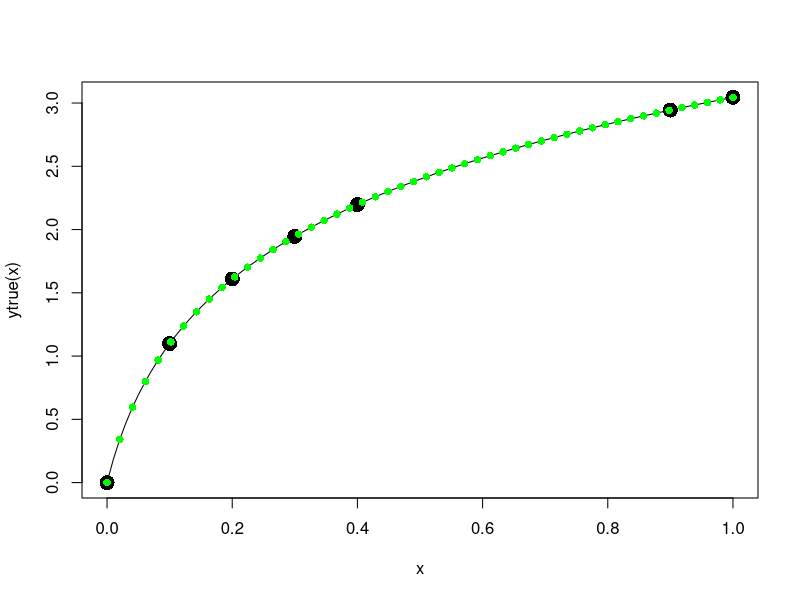

Source code (R): (Note: this script raises an error after producing the figure.)
## ---- chunk 1
# monotone increasing function
ytrue <- function(x) {log(20*x + 1)}  # x > -1/20

# inputs where fcn evaluated
x <- c(0, 0.1, 0.2, 0.3, 0.4, 0.9, 1)   
# true/known model values
y <- ytrue(x)

# prediction set inputs
xstar <- seq(0, 1, length.out = 50) 

# derivative set inputs
xprime <- c(0.42, 0.47, 0.52, 0.57, 0.62, 0.67, 0.72, 0.77, 0.82, 0.87)  

given <- list(x = cbind(x), xprime = cbind(xprime), xstar = cbind(xstar), 
              y = y)
## ---- chunk 2
# GOAL: (l, sig2, ystar1,... ystar50, yprime1, ..., yprime10)
plot(x, ytrue(x), pch = 16, cex = 2)
curve(ytrue, add = TRUE)
points(xstar, ytrue(xstar), pch = 16, col = "green")
points(xstar, pred.ystar, col = "red")
## ---- chunk 3
# N: number of particles

Q1 <- function(N) { 
  # N: number of particles
  # independent, scaled random walk for l proposals
  trunc <- NULL
  
  while(length(trunc) != N) {
    prop <- rnorm(1, 0, 1)
    if (prop > 0) {
      trunc <- c(trunc, prop)
    }
  }
  return(trunc)  # qqq need l >0
}

Q2 <- function(N, sig2.old) {
  # N: number of particles
  # proposal for sig2
  return(rchisq(N, df = sig2old))
}

library(mvtnorm)
Q3 <- function(N, ystar.old, yprime.old, 
               qt, xstar, xprime) {
  
  qt <- 0 
  
  # r(., .) function (p6)
  r <- function(xi, xj, sig2 = 1, ltrans = 1) {
  
  # g(.): from Matern classs of covariance functions
  ## only need g = g_k because dim(x) = 1
  ## modified bessel function of the second kind
  ## https://stat.ethz.ch/pipermail/r-help/2002-December/027850.html
  g <- function(xi, xj, ltrans) {
    
    # 2^(1 - lambda) / gamma(lambda) * 
    #   ( sqrt(2 * lambda) * abs(xi - xj) / l ) ^ lambda *
    #   besselK(sqrt(2 * lambda) * abs(xi - xj) / l, nu = lambda)
    
    ## version where ltrans = sqrt(2 * lambda) / l
    
    # FROM NOW ON l = ltrans
    lambda <- 5/2
    2^(1 - lambda) / gamma(lambda) * 
      ( ltrans * abs(xi - xj) ) ^ lambda *
      besselK( ltrans * abs(xi - xj), nu = lambda)
    
  }
  
  if (xi == xj) {
    return(sig2)
  } else {
    return(sig2 * g(xi, xj, ltrans))
  }
  
  }
  
  # R matrix for a vector of inputs 
  Rmat <- function(x, sig2 = 1, l = 1) {
  
  R <- matrix(NA, nrow = length(x), ncol = length(x))
  
  for (i in 1:length(x)) { # I know this is inefficient
    for (j in 1:length(x)) {
      
        R[i, j] <- r(xi = x[i], xj = x[j], sig2 = sig2, l = l)
      
    }
  }
  
  return(R)
  }
  
  diags <- Rmat(xstar, xprime)
  Sti <- rbind(cbind(Rmat(xstar, xstar)), diags,
               cbind(diags, Rmat(xprime, xprime)))
  
  return(dmvnorm(N, 
                 mean = c(ystar.old, yprime.old), 
                 sigma = qt*Sti))
  
}
## ---- chunk 4
N <- 100  # particles
n <- 20  # time
tau <- seq(0, 10e-6, length.out = n-1)

# 1. initialise (ith row = ith particle)
particles.l <- matrix(1, ncol = 1, nrow = N)
particles.sig2 <- matrix(1, ncol = 1, nrow = N)
particles.ystar <- matrix(NA, ncol = length(xstar), nrow = N)
particles.yprime <- matrix(NA, ncol = length(xprime), nrow = N)

for (i in 1:N) {
 particles.ystar[i,] <- ytrue(xstar) + rnorm(length(xstar)) 
 particles.yprime[i,] <- 20 / (20*xprime + 1) + rnorm(length(xprime))
}

# 2. weights at time t = 1
W1 <- rep(1/N, N)

# 3. for t = 1,..., T-1
## t = 1
tmp <- rep(NA, N)
Wt <- function(particles.yprime) {
  wtildes <- prod( pnorm(tau[2] * particles.yprime) ) / 
    prod( pnorm(tau[1] * particles.yprime) )
  return(wtildes / sum(wtildes))
}
W1 <- apply(particles.yprime, MARGIN = 1, FUN = Wt)

## resample with W1 (pointless when all 1s)
resample <- sample(1:N, replace = TRUE, prob = W1)

particles.l <- particles.l[resample]
particles.sig2 <- particles.sig2[resample]
particles.ystar <- particles.ystar[resample,]
particles.yprime <- particles.yprime[resample,]

## sample next time step i.e. t + 1
### in parallel? or can propose all N at once
library(mvtnorm)

# R matrix for a vector of inputs 
Rmat <- function(x1, x2, sig2 = 1, l = 1) {
  
  # r(., .) function (p6)
  r <- function(xi, xj, sig2 = sig2, ltrans = sig2) {
  
  # g(.): from Matern classs of covariance functions
  ## only need g = g_k because dim(x) = 1
  ## modified bessel function of the second kind
  ## https://stat.ethz.ch/pipermail/r-help/2002-December/027850.html
  g <- function(xi, xj, ltrans) {
    
    # 2^(1 - lambda) / gamma(lambda) * 
    #   ( sqrt(2 * lambda) * abs(xi - xj) / l ) ^ lambda *
    #   besselK(sqrt(2 * lambda) * abs(xi - xj) / l, nu = lambda)
    
    ## version where ltrans = sqrt(2 * lambda) / l
    
    # FROM NOW ON l = ltrans
    lambda <- 5/2
    2^(1 - lambda) / gamma(lambda) * 
      ( ltrans * abs(xi - xj) ) ^ lambda *
      besselK( ltrans * abs(xi - xj), nu = lambda)
    
  }
  
  if (xi == xj) {
    return(sig2)
  } else {
    return(sig2 * g(xi, xj, ltrans))
  }
  
  }
  
  R <- matrix(NA, nrow = length(x1), ncol = length(x2))
  
  for (i in 1:length(x1)) { # I know this is inefficient
    for (j in 1:length(x2)) {
      
      R[i, j] <- r(xi = x1[i], xj = x2[j], sig2 = sig2, l = l)
      
    }
  }
  
  return(R)
}

posterior <- function(l, sig2, ystar, yprime, tau) {
  # ystar, yprime are vectors
  # \sqrt(2 * lambda) / l ~ chisquared(1)
  lambda <- 5/2
  
  R.ystar.yprime <- Rmat(x1 = ystar, x2 = yprime, sig2 = sig2, l = l)
  Sig <- rbind(cbind(Rmat(ystar, sig2 = sig2, l = l), R.ystar.yprime),
               cbind(R.ystar.yprime, Rmat(yprime, sig2 = sig2, l = l)))
  Sig.obs <- Rmat(y, sig2 = sig2, l = l)
  
  return( dchisq(sqrt(2 * lambda) / l, df = 1) * dchisq(sig2, df = 5) *
            dmvnorm(c(ystar, yprime), mean = c(ystar, yprime), sigma = Sig) *
            dmvnorm(y, mean = rep(0, length(y)), sigma = Sig.obs) *
            prod( pnorm(tau * yprime) ) )
  
}

posterior(l = 1, sig2 = 1, ystar = ytrue(xstar), yprime = 20 / (20 * xprime + 1), tau = 10e-6)

l = 1; sig2 = 1; ystar = ytrue(xstar); yprime = 20 / (20 * xprime + 1); tau = 10e-6

lnew <- Q1(N)
hr.l <- 


## ---- chunk 5
# tau: rigidity of monotonicity constraint
# 0 = tau1 < ... < tauT 
# T == Time
tauT <- 10e-6
tau <- rep(NA, Time)
# assume y1, 

# Wt: weights for N particles at time t (i.e. N-length vector for each t)
#w <- matrix(NA, nrow = N, ncol = Time)

# update weights for each t
update.weights <- function(w, t, tau, yprime) {
  wtilde <- prod(pnorm(tau[t] * yprime)) / prod(pnorm(tau[t-1] * yprime))
  
  
}


## ---- chunk 6
# covariance functions
## dim(x) = 1



 #############################################################

# R matrix



Rmat(x)
## should the diags be NaN ??? qqq I think they should be the sig2???

solve(Rmat(x))  # R inverse




# predicting for 1 new input xstar

# helpers
## qqq pass in sig2, l???
r.xstarX <- function(xstar, x) {
  
  mu <- rep(NA, length(x))  # mean vector for lik1
  for (i in 1:length(x)) {
    mu[i] <- r(xi = xstar, xj = x[i])
  }
  
  return(mu)
  
}

# r.xstar(xstar = xstar[3], x)

## ---- chunk 7
# setup posterior kernel
library(mvtnorm)

post.kernel <- function(xstar, ystar, l, sig2, y, x) {
  
  # likelihood1
  R <- Rmat(x = x, s2 = sig2, l = l)
  Rinv <- solve(R)
  r.xstar <- r.xstarX(xstar = xstar, x = x)
  
  mu.xstar <- r.xstar %*% Rinv %*% y
  tau2.xstar <- r.xstar %*% Rinv %*% r.xstar
  
  likelihood1 <- dmvnorm(ystar, mean = mu.xstar, sigma = tau2.xstar)
  
  # likelihood2
  likelihood2 <- dmvnorm(y, mean = rep(0, length(x)), sigma = R)  # qqq why is this zero...
  
  # priors
  ## recall that l <- ltrans = sqrt(2 * lambda) / l ~ chi(1)
  lambda <- 5/2
  priors <- dchisq(l, df = 1) *
    dchisq(sig2, df = 5)
  
  return( likelihood1 * likelihood2 * priors )
}

# MH

MH.step <- function(Zold, newx, y, x) {
  
  Znew <- c(abs(rnorm(1, mean = Zold[1], sd = 0.01)),
            abs(rnorm(1, mean = Zold[2], sd = 0.01)),
            rnorm(1, mean = Zold[3], sd = 0.1))
  HR <- post.kernel(xstar = newx, ystar = Znew[3], l = Znew[1], sig2 = Znew[2], y = y, x = x) / 
    post.kernel(xstar = newx, ystar = Zold[3], l = Zold[1], sig2 = Zold[2], y = y, x = x)
  
  if (HR > runif(1)) {
    Zi <- Znew
  } else {
    Zi <- Zold
  }
  
  return(Zi)
}

MH.naive <- function(N = 100, newx = xstar[1], y, x) {
  # N: chain length
  Z <- matrix(NA, nrow = N, ncol = 3)
  
  # 1. initialise
  Z0 <- c(0.5, 2, ytrue(newx))
  
  # 2. HR
  ## first step
  Z[1,] <- MH.step(Zold = Z0, newx = newx, y = y, x = x)
  for (i in 2:nrow(Z)) {
    Z[i,] <- MH.step(Zold = Z[i-1,], newx = newx, y = y, x = x)
  }

  return(Z)
}

# debugging
ystar = Znew[3]; l = Znew[1]; sig2 = Znew[2]
test <- MH.naive(N = 100, newx = xstar[1], y = y, x = x)
